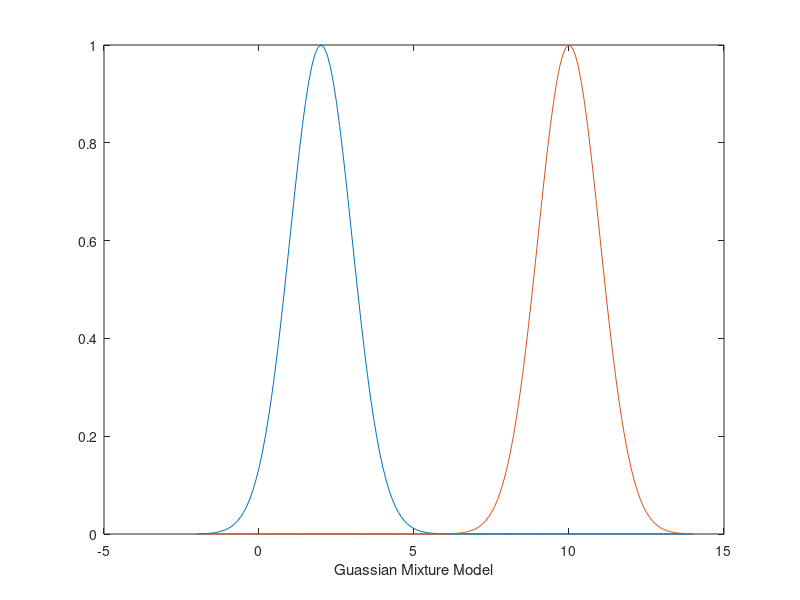

Here is the MATLAB script that generated this plot:
load data_c3_2.mat
	
% Plot the original distribution
x = -2:0.1:14
y = gaussmf(x,[1 2])
z = gaussmf(x,[1 10])
plot(x,y)
hold on
plot(x,z)
xlabel("Guassian Mixture Model")